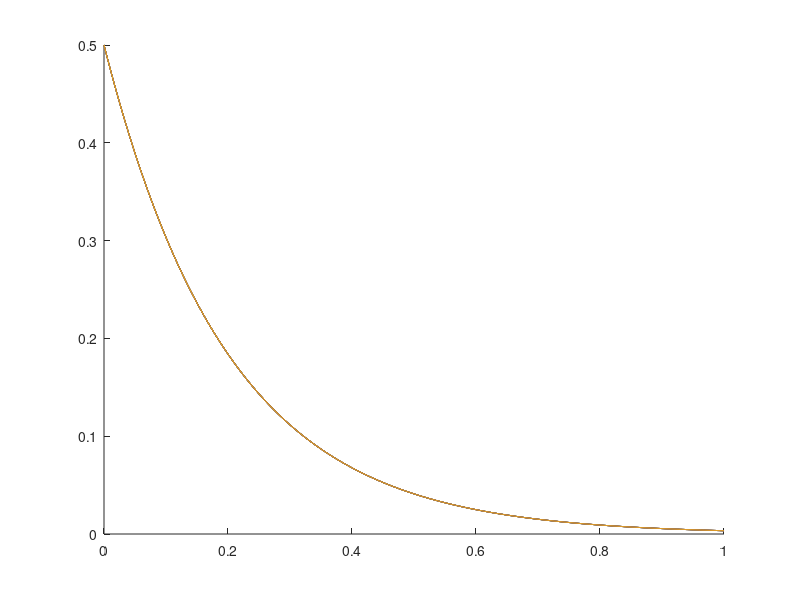

MATLAB code to generate this figure:
x = 0:0.001:1
figure
hold on;
for i=1:10;
    b = 5/10;
    a = -10/2;
    y = b*exp(a*x);
    plot(x,y);
    %legend1 = lengend(int2str(i));
    %set(legend1,'FontSize',12,'FontName','Courier 10 Pitch');

end